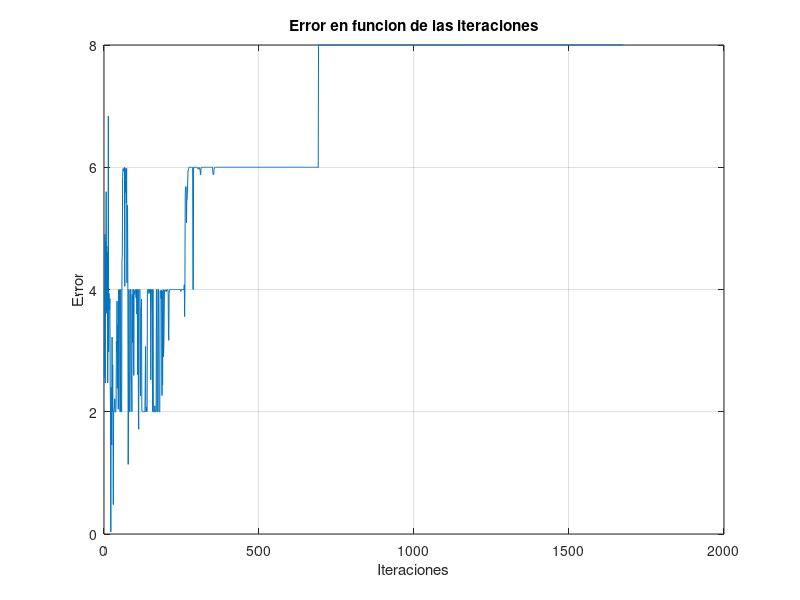

Recreate this plot in MATLAB.
%%% Autor: Francisco Rossi
%%% Materia: 86.54 - Redes Neuronales, Facultad de Ingeniería (U.B.A)
%%% +-+-+-+-+ +-+ +-+ +-+-+-+-+-+-+-+-+-+ +-+
%%% |G|U|I|A| |2| |-| |E|J|E|R|C|I|C|I|O| |5|
%%% +-+-+-+-+ +-+ +-+ +-+-+-+-+-+-+-+-+-+ +-+
%%% Simulated Annealing

% Cleaning
clear all;
close all;
clc

alpha = 0.99;
mu = 0;
var = 0.5;
k = 1;
T_max = 20;
T_min = 1e-6;
E_target = 1e-4;
N = 4; % cantidad de neuronas x capa
size_X = 3; % cantidad de entradas
%
%%
X = [ones(4,1),[-1;1;-1;1],[-1;-1;1;1]];
y_d = [-1;1;1;-1]; % salida x-or
% inicializo w

% Pesos sinapticos iniciales
W_10 = normrnd(mu,var,N,size_X); 
W_21 = normrnd(mu,var,N,N); 
W_32 = normrnd(mu,var,N,N);
W_43 = normrnd(mu,var,1,N);

%defino los pesos sinapticos de los bias
b_10 = normrnd(mu,var,N,1);
b_21 = normrnd(mu,var,N,1);
b_32 = normrnd(mu,var,N,1);
b_43 = normrnd(mu,var,1,1);

T = T_max; % temperatura maxima es la incial
j = 2;
% primer recorrido
for i = randperm(length(X)) 
        % out 1 capa
        h1 = W_10*X(i,:)' + b_10;
        V1 = tanh(h1); 
        % out 2 capa
        h2 =  W_21*V1 + b_21;
        V2 = tanh(h2) ;
        % out 3 capa
        h3 = W_32*V2 + b_32;
        V3 = tanh(h3) ;
        % out final
        h4 = W_43*V3 + b_43;
        V4 = tanh(h4);
        %pause()
end
    
    E = 1/2 *(y_d - V4)'* (y_d - V4);
    E_vec(1) = E;
    
while(E > E_target)
    
    W_10_ast = W_10 + normrnd(0,var,N,size_X);
    W_21_ast = W_21 + normrnd(mu,var,N,N); 
    W_32_ast = W_32 + normrnd(mu,var,N,N); 
    W_43_ast = W_43 + normrnd(mu,var,N,N); 
    
    b_10_ast = b_10 + normrnd(mu,var,N,1);
    b_21_ast = b_21 + normrnd(mu,var,N,1);
    b_32_ast = b_32 + normrnd(mu,var,N,1);
    b_43_ast = b_43 + normrnd(mu,var,N,1);
    
    for i = randperm(length(X)) 
        % out 1 capa
        h1 = W_10_ast*X(i,:)' + b_10_ast;
        V1 = tanh(h1); 
        % out 2 capa
        h2 =  W_21_ast*V1 + b_21_ast;
        V2 = tanh(h2) ;
        % out 3 capa
        h3 = W_32_ast*V2 + b_32_ast;
        V3 = tanh(h3) ;
        % out final
        h4 = W_43_ast*V3 + b_43_ast;
        V4_ast = tanh(h4);
        %pause()
    end
    
    E_ast = 1/2 * (y_d - V4_ast)' * (y_d - V4_ast);

    delta_E  = E - E_ast

    if (delta_E < 0 || binornd(1,exp(-delta_E/(k*T))))
        W_10 = W_10_ast;
        W_21 = W_21_ast; 
        W_32 = W_32_ast;
        W_43 = W_43_ast;
        
        b_10 = b_10_ast;
        b_21 = b_21_ast;
        b_32 = b_32_ast;
        b_43 = b_43_ast;
        E = E_ast;
        
    end
    E_vec(j) = E;
    j = j + 1;
    %disp("E = ")
    
    if(T < T_min)
        disp("No convergio, llego a Tmin");
        break;
    end
    
    T = T*alpha;
end
    
%%

figure()
plot(1:j-1,E_vec)
xlabel("Iteraciones")
ylabel("Error")
title("Error en funcion de las iteraciones")
grid on